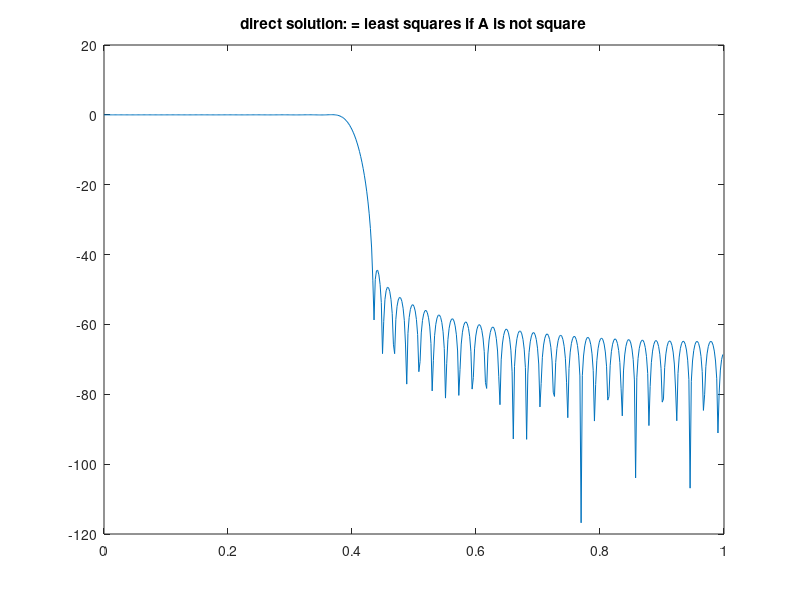
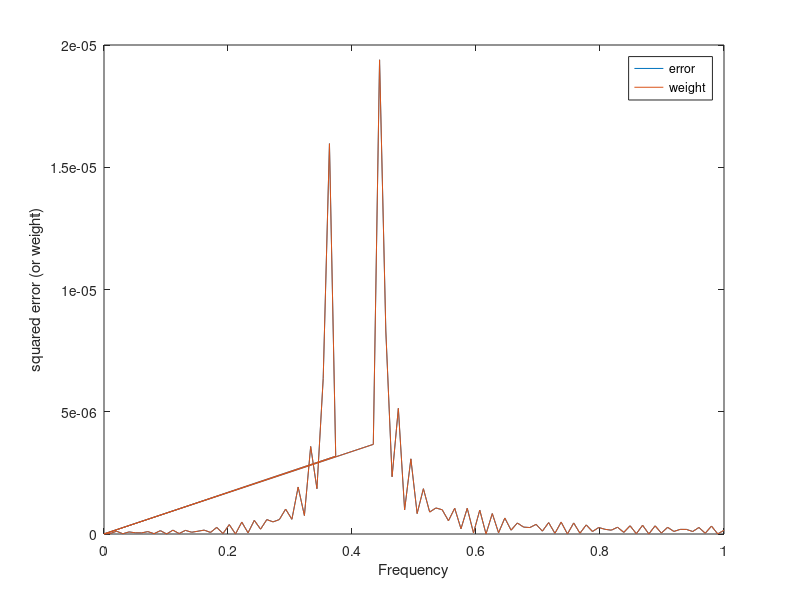
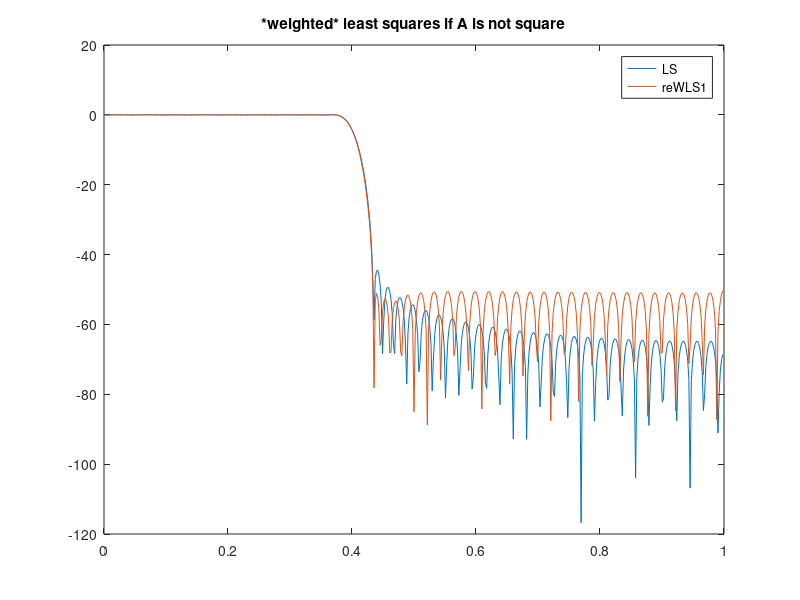

Here is the MATLAB script that generated these plots, in order: (Note: this script raises an error after producing the figures.)


% constraint 1: we want a linear phase, causal filter.
% Solution: we'll cheat and design a real, symmetric filter and then will time-shift
% it after our design is finished.  This means that we will enforce
% w(n) = h(n), n>=0 AND
%      = h(-n), n<0
% thus for an odd filter, length M, we will have Mh = (M-1)/2 symmetric
% points on either side of zero
% because of this, W(omega) = h(0) + 2 sum_{n=1}^{n=Mh) h(n) cos(omega n)

% set the filter length
M = 91;
Mh = (M-1)/2; 

% set up a vector of frequencies:
f = linspace(0,1,100);
fcut = 0.4;
% cut out frequncies around this
f(f>0.375 & f<0.425) = 0;

nFreq = length(f);

omega = f*pi;  % zero to pi

% set up the desired response at those frequencies


d = zeros(nFreq,1);
d(f<=fcut) =1;



% set up the matrix that multiplies the h(n) values
A = zeros(nFreq,Mh+1);
A(:,1) = 1;  % multiplies h(0) at each frequency
for ifreq=1:nFreq
    for n = 1:Mh
        A(ifreq,n+1) = 2*cos(omega(ifreq)*n);
    end
end



%% try just solving directly - normal least-squares
hpos = A\d;

% prove that this is the pseudoinverse


% now, stick back the other side
hneg = flipud(hpos(2:end));
b = [hneg; hpos];

figure
[hLS,omega] = freqz(b,1);
figure,plot(omega./pi,mag2db(abs(hLS)))

title('direct solution: = least squares if A is not square')

%% weighted least squares
%weigthing vector
 
% single iteration to reduce larger errors
% 1) compute error from above
e = abs(A*hpos - d).^2;


% plot the error

% now, give more weight to regions of high error
w = e;
% but add in a don't care region
%w(f>0.38 & f<0.42) = 0;

figure
plot(f,e,f,w)
xlabel('Frequency')
ylabel('squared error (or weight)')
legend('error','weight')

hposWLS = lscov(A,d,w);

% now, stick back the other side
hnegWLS = flipud(hposWLS(2:end));
bWLS = [hnegWLS; hposWLS];


hReweight = freqz(bWLS,1);

figure,
plot(omega./pi,mag2db(abs(hLS)),omega./pi,mag2db(abs(hReweight)))
legend('LS','reWLS1')
title('*weighted* least squares if A is not square')


%% now, try IRLS
p = 70;
K  = 1.4;
numIter = 20;
birls = IRLS1(A,d,p,K,numIter);

bRWLS = [flipud(birls(2:end)); birls];
hIRLS = freqz(bRWLS);

figure,
plot(omega./pi,mag2db(abs(hLS)),omega./pi,mag2db(abs(hIRLS)))
legend('LS','IRLS,')
title(sprintf('IRLS, %d-norm',p))


